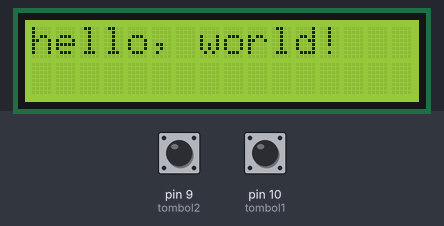
Recording of a sketch running on a simulated Arduino Uno, built with avr-gcc and run on an emulated ATmega328P. Shown: 16×2 character LCD. The inputs (shaded band) are chosen by the test bench; at power-on: pin 9 (tombol2) LOW, pin 10 (tombol1) HIGH.

Above: at 0.1 s.
At 5.3 s:
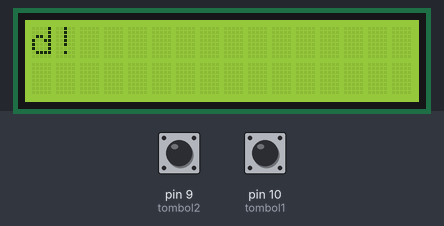
At 16.0 s:
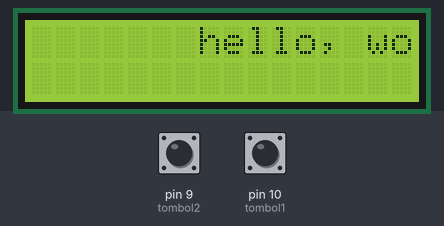
At 21.4 s:
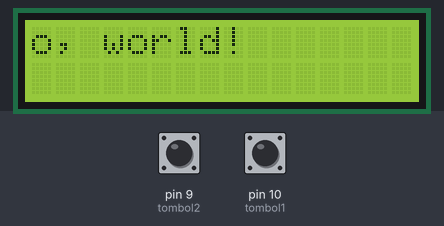
At 32.1 s:
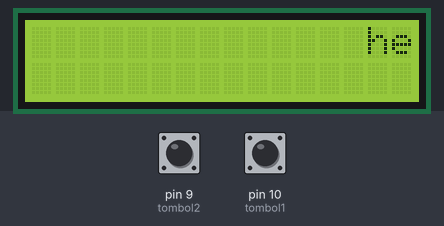
At 37.4 s:
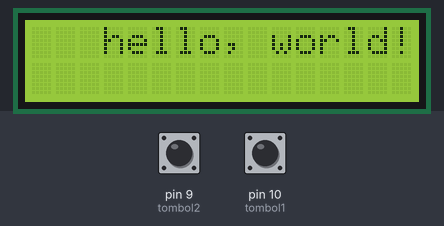

Measured:
- what the display in image 1 shows lasts 1.1 s, from 5.3 s to 6.4 s

The sketch:

percobaan2.ino
```cpp
#include <LiquidCrystal.h>
LiquidCrystal lcd(12, 11, 5, 4,
3, 2);

int tombol1 =10;
int tombol2 =9;

void setup()
{
pinMode(tombol1,INPUT);
pinMode(tombol2,INPUT);
lcd.begin(16, 2);
lcd.print("hello, world!");
delay(1000);
}

void loop()
{
  //scroll text ke kiri
  if (digitalRead (tombol1)==LOW){
     for (int positionCounter = 0;
       positionCounter < 13;
       positionCounter++){
        lcd.scrollDisplayLeft();
        delay(150);
    }
  }
  //scroll text ke kanan
  else if (digitalRead (tombol2)==LOW){
      for (int positionCounter = 0;
        positionCounter < 29;
        positionCounter++)
    {
    lcd.scrollDisplayRight();
    delay(150);
    }
      }
 delay(1000);
}
```
